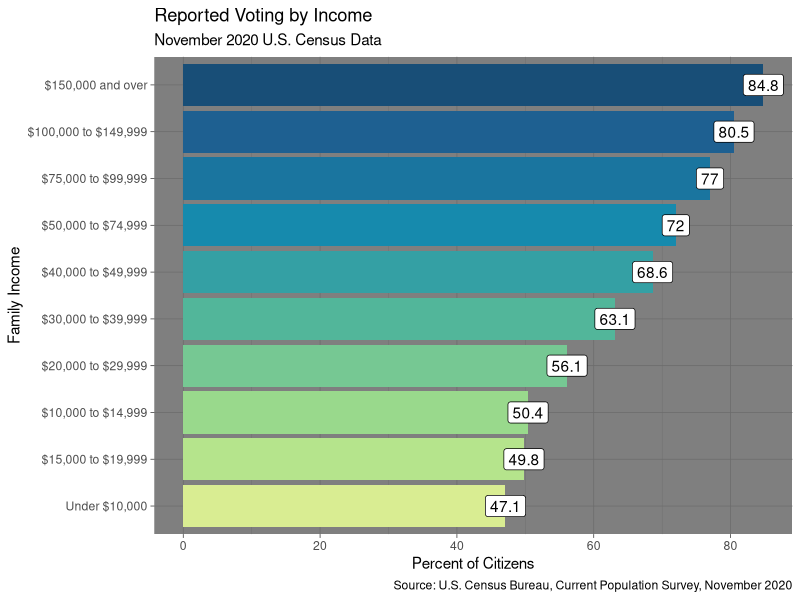
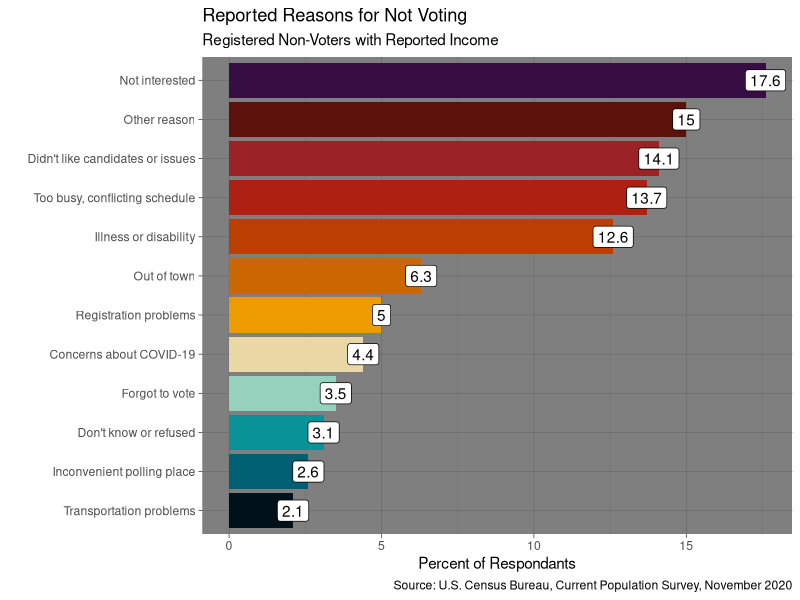
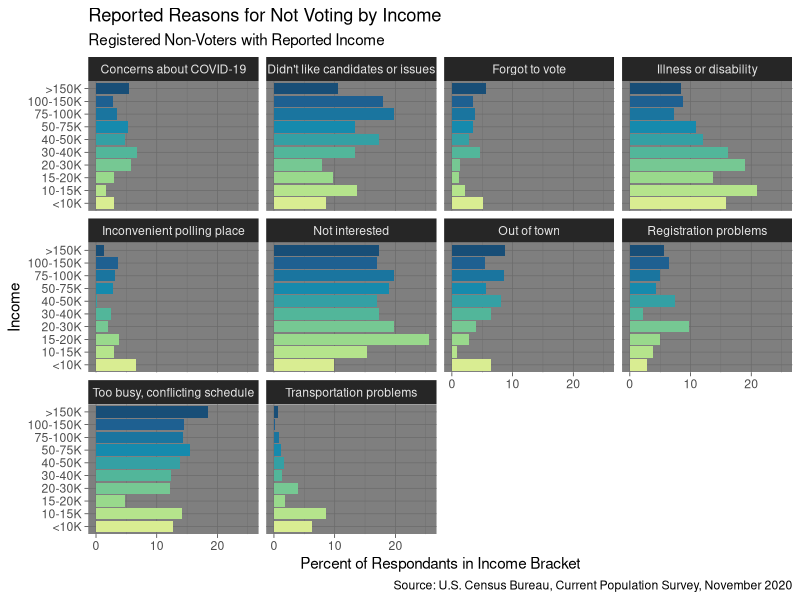
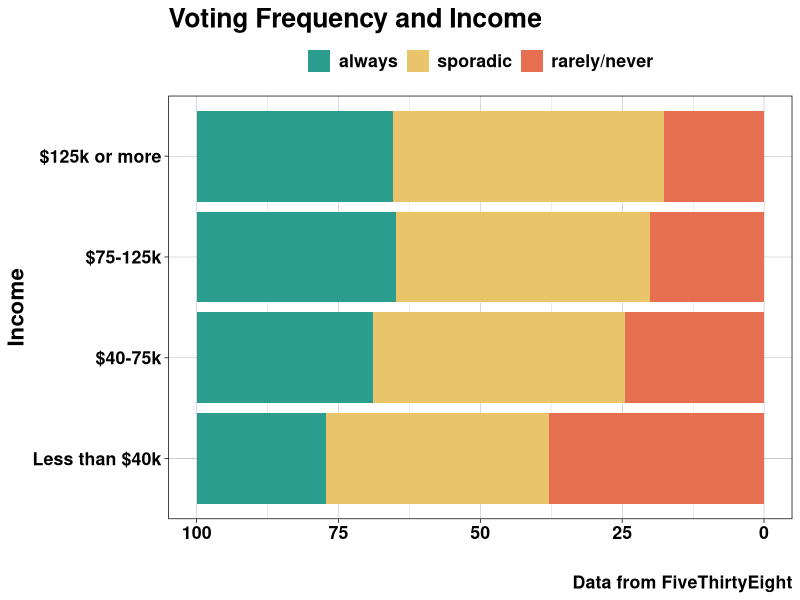
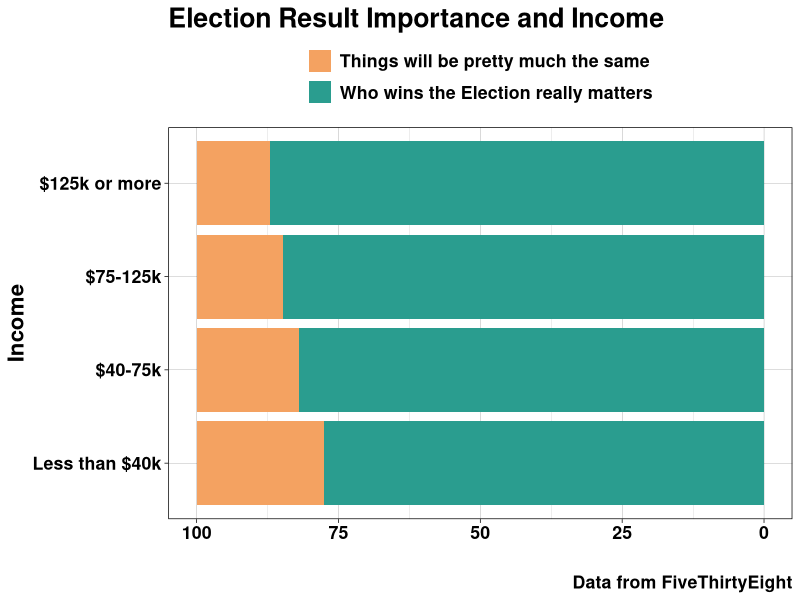
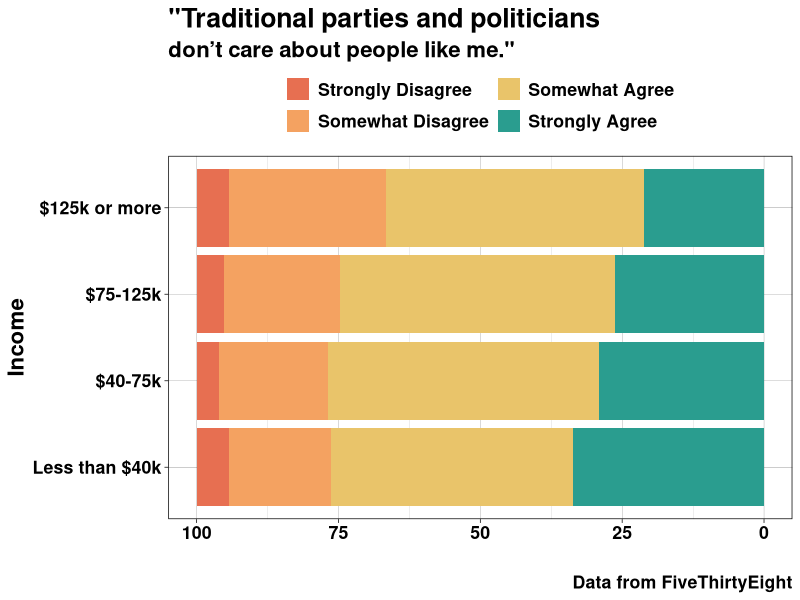
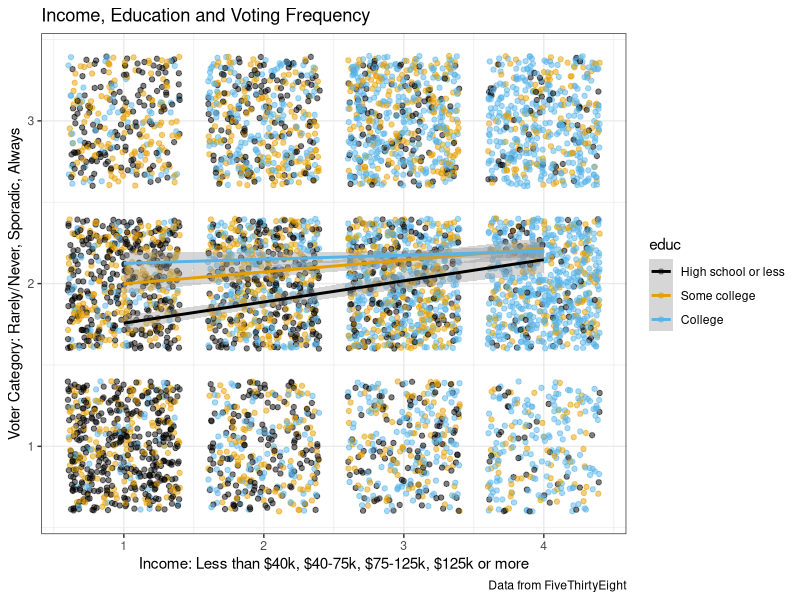
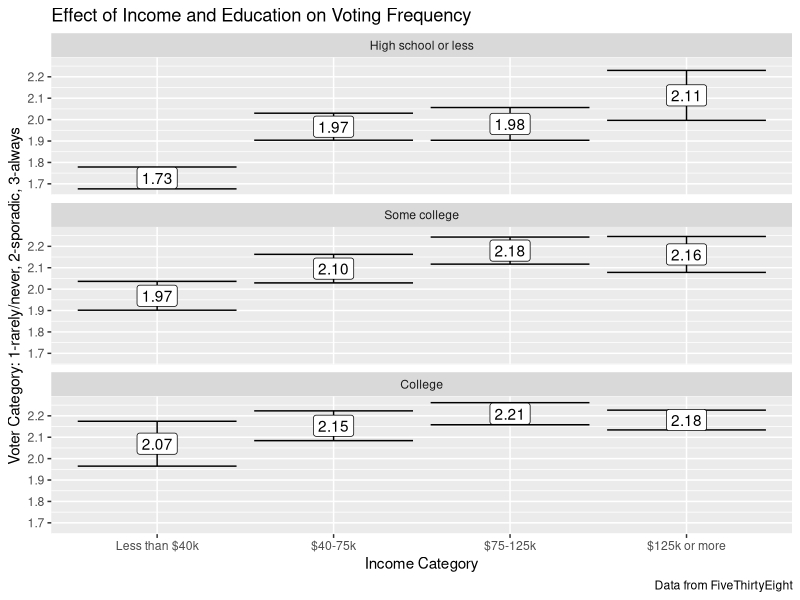

These charts were generated, in order, by the following R code:
## ---- chunk 1
library(effects)
library(ggplot2)
library(ggthemes)
library(knitr)
library(tidyverse)
opts_chunk$set(echo = TRUE, message = FALSE, warning = FALSE)
## ---- chunk 2
voters_by_income <- read_csv("data/census_voters_all_incomes_tidy.csv")
glimpse(voters_by_income)

all_nonvoters <- read_csv("data/all_nonvoter_reasons_tidy.csv")
glimpse(all_nonvoters)

nonvoters_by_income <- read_csv("data/nonvoter_reasons_by_income_tidy.csv")
glimpse(nonvoters_by_income)

## ---- chunk 3
# make palette
palette10 <- c("#d9ed92","#b5e48c","#99d98c","#76c893","#52b69a",
               "#34a0a4","#168aad","#1a759f","#1e6091","#184e77")
# barplot of percentage of (reported) voters by family income
voters_by_income %>%
  ggplot(aes(x=voted_percent, y=reorder(family_income, voted_percent)))+
  geom_col(aes(fill=reorder(family_income, voted_percent)), show.legend = FALSE)+
  geom_label(aes(label=voted_percent))+
  labs(title="Reported Voting by Income", 
       subtitle="November 2020 U.S. Census Data",
       caption="Source: U.S. Census Bureau, Current Population Survey, November 2020")+
  xlab("Percent of Citizens")+
  ylab("Family Income")+ 
  scale_fill_manual(values=palette10) +
  theme_dark()
## ---- chunk 4
palette12 <- c("#001219","#005f73","#0a9396","#94d2bd","#e9d8a6","#ee9b00","#ca6702",
                 "#bb3e03","#ae2012","#9b2226", "#5c110a", "#370E44")
all_nonvoters %>%
ggplot(aes(x = percent,
           y = reorder(reason, percent)))+
  geom_col(aes(fill = reorder(reason, percent)), show.legend = FALSE)+
  labs(title="Reported Reasons for Not Voting", 
       subtitle = "Registered Non-Voters with Reported Income", 
       x="Percent of Respondants", y="", 
       caption="Source: U.S. Census Bureau, Current Population Survey, November 2020")+
  geom_label(aes(label=percent)) +
  scale_fill_manual(values = palette12) +
  theme_dark()

## ---- chunk 5
# factor income levels
nonvoters_by_income$income <- factor(nonvoters_by_income$income, 
                                     levels=c("<10K", "10-15K", "15-20K", "20-30K", "30-40K", 
                                              "40-50K", "50-75K", "75-100K", "100-150K", ">150K"))

nonvoters_by_income %>%
  ggplot(aes(x=percent, y=income))+
  geom_col(aes(fill = income), show.legend = FALSE)+
  facet_wrap(~reason) +
  labs(title="Reported Reasons for Not Voting by Income", 
       subtitle = "Registered Non-Voters with Reported Income", 
       x="Percent of Respondants in Income Bracket", y="Income", 
       caption="Source: U.S. Census Bureau, Current Population Survey, November 2020") +
  scale_fill_manual(values = palette10) +
  theme_dark()
## ---- chunk 6
voter_survey_538 <- read_csv("data/voter_survey_538_tidy.csv")

glimpse(voter_survey_538)
## ---- chunk 7
voter_survey_538$income_cat <- factor(voter_survey_538$income_cat, 
                                      levels = c("Less than $40k", "$40-75k", 
                                                 "$75-125k", "$125k or more"))


voter_survey_538$pols_dont_care <- factor(voter_survey_538$pols_dont_care, 
                                       levels = c("Strongly Disagree", "Somewhat Disagree", 
                                                  "Somewhat Agree", "Strongly Agree"))


voter_survey_538$voter_category <- factor(voter_survey_538$voter_category, 
                                      levels = c("always", "sporadic", "rarely/never"))


voter_survey_538$educ <- factor(voter_survey_538$educ, 
                                      levels = c("High school or less", "Some college",
                                                 "College"))
## ---- chunk 8
vote_income_category <- voter_survey_538 %>%
  count(income_cat, voter_category) %>%
  group_by(income_cat) %>%
  mutate(income_percent = (n/sum(n))*100)

palette3 <- c("#2a9d8f", "#e9c46a", "#e76f51")

vote_income_category %>%
  filter(income_cat != "NA") %>%
  ggplot(aes(y = income_cat,
             x = income_percent)) +
  geom_col(aes(fill = voter_category)) +
  labs(title = "Voting Frequency and Income",
       x = '', y = 'Income', caption = "Data from FiveThirtyEight") +
  theme_linedraw() +
  scale_fill_manual(values = palette3) +
  theme(text = element_text(size = 16, face = "bold"),
        legend.title = element_blank(),
        legend.position = "top") +
  scale_x_reverse()
## ---- chunk 9
# visualize "election results matter" by income
erm_by_income <- voter_survey_538  %>%
  filter(election_results_matter != "NA") %>%
  count(election_results_matter, income_cat) %>%
  group_by(income_cat) %>%
  mutate(income_cat_perc = (n/sum(n))*100)

palette2 <- c("#f4a261", "#2a9d8f")

erm_by_income %>%
  ggplot(aes(y = income_cat,
             x = income_cat_perc)) +
  geom_col(aes(fill = election_results_matter)) +
  theme_linedraw() +
  labs(title = "Election Result Importance and Income",
       x = '', y = 'Income', caption = "Data from FiveThirtyEight") +
  theme(text = element_text(size = 16, face = "bold"),
        legend.title = element_blank(),
        legend.position = "top") +
  guides(fill = guide_legend(ncol = 1)) +
  scale_x_reverse()  +
  scale_fill_manual(values = palette2)
## ---- chunk 10

pdc_by_income <- voter_survey_538 %>%
  filter(pols_dont_care != "NA") %>%
  count(pols_dont_care, income_cat) %>%
  group_by(income_cat) %>%
  mutate(income_cat_perc = (n/sum(n))*100)

palette4 <- c("#e76f51","#f4a261","#e9c46a","#2a9d8f")

pdc_by_income %>%
  ggplot(aes(y = income_cat, 
             x = income_cat_perc)) +
  geom_col(aes(fill = factor(pols_dont_care))) +
  theme_linedraw() +
  labs(title = '"Traditional parties and politicians', 
       subtitle = 'don’t care about people like me."',
       x = '', y = 'Income', caption = "Data from FiveThirtyEight") +
  scale_fill_manual(values = palette4) +
  theme(text = element_text(size = 16, face = "bold"),
        legend.title = element_blank(),
        legend.position = "top") +
  guides(fill = guide_legend(ncol = 2))+
  scale_x_reverse()
## ---- chunk 11
v_labels <- c("Rarely/Never", "Sporadic", "Always") 
i_labels <- c("Less than $40k", "$40-75k", "$75-125k", "$125k or more")

voter_survey_538 %>%
  ggplot(aes(x = income_cat_coded,
             y = voter_cat_coded,
             color = educ)) +
  geom_jitter(alpha = .5) +
  geom_smooth(method = lm) +
  theme(text = element_text(size = 18, face = "bold")) +
  labs(y = "Voter Category: Rarely/Never, Sporadic, Always",
       x = "Income: Less than $40k, $40-75k, $75-125k, $125k or more",
       title = "Income, Education and Voting Frequency",
       caption = "Data from FiveThirtyEight") +
  scale_color_colorblind() +
  theme_bw()
## ---- chunk 12

income_votefreq_model <- lm(formula = voter_cat_coded ~ income_cat*educ,
                            data = voter_survey_538)

summary(income_votefreq_model)
## ---- chunk 13
effect("income_cat*educ", income_votefreq_model) %>%
  data.frame()  %>%
  ggplot(aes(x = reorder(income_cat, fit),
             y = fit,
             ymin = lower,
             ymax = upper,
             label = format(fit, digits = 3))) +
  geom_errorbar() +
  geom_label() +
  facet_wrap(~reorder(educ, lower), ncol = 1) +
  labs(y = "Voter Category: 1-rarely/never, 2-sporadic, 3-always",
       x = "Income Category",
       title = "Effect of Income and Education on Voting Frequency",
       caption = "Data from FiveThirtyEight")
